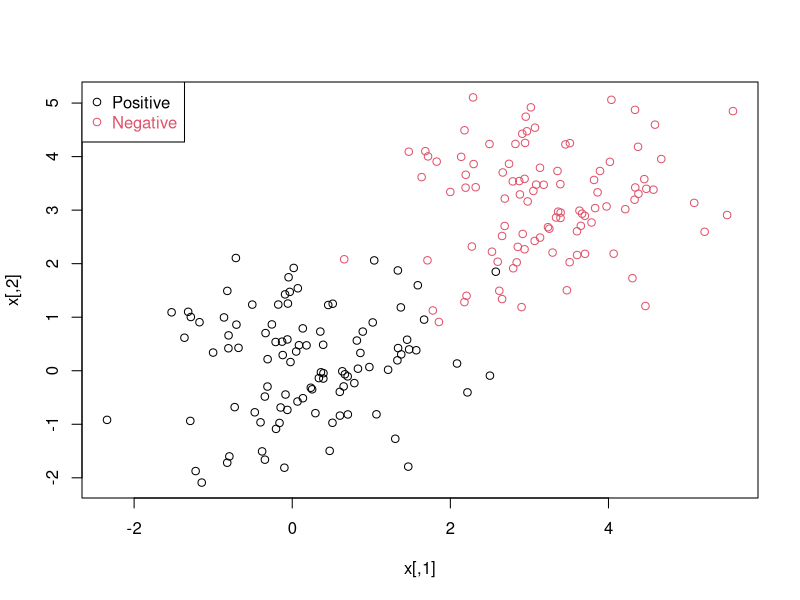
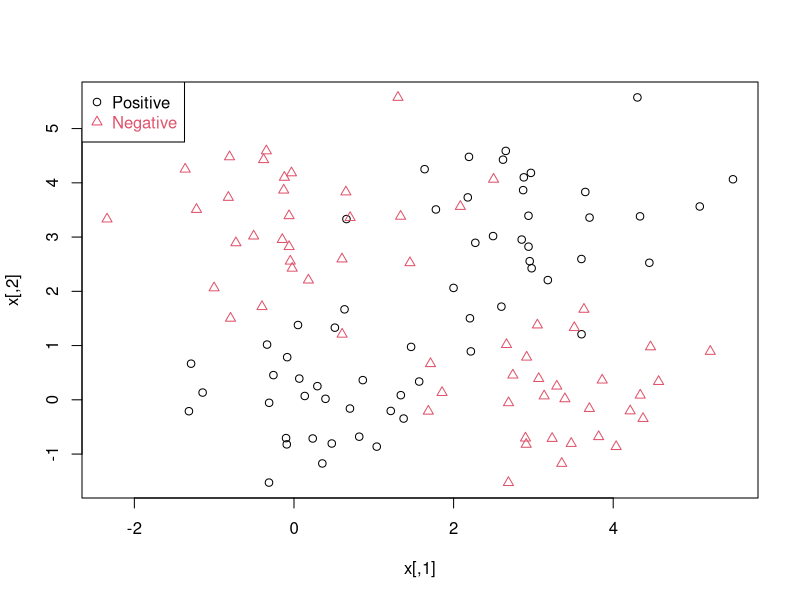

Recreate these plots in R, in order.
## ---- chunk 1

set.seed(300)
x.pos <- matrix(rnorm(100*2,mean=0), nrow = 100, ncol = 2)
set.seed(300)
x.neg <- matrix(rnorm(100*2,mean=3), nrow = 100, ncol = 2)
y <- c(rep(1,100),rep(-1,100))
x <- rbind(x.pos,x.neg)
dat <- data.frame(x = x, y = as.factor(y))

plot(x, col = ifelse(y>0,1,2))
legend("topleft",c("Positive","Negative"),col=seq(2),pch=1,text.col=seq(2))

#####Produce training and testing datasets#####
set.seed(300) 
train <-  sample(200, 200*0.7)
dat.train <-  dat[train,]
x.test <- x[-train,]
y.test <- y[-train]

## ---- chunk 2

## ---- chunk 3

## ---- chunk 4

## ---- chunk 5

## ---- chunk 6

## ---- chunk 7

## ---- chunk 8

## ---- chunk 9

set.seed(300)
x.pos1 <- matrix(rnorm(30*2,mean=0), nrow=30, ncol=2)
x.pos2 <- matrix(rnorm(30*2,mean=3), nrow=30, ncol=2)
set.seed(300)
x.neg1 <- matrix(c(rnorm(30,mean=0)+3,rnorm(30,mean=0)),nrow=30,ncol=2)
x.neg2<- matrix(c(rnorm(30,mean=3)-3,rnorm(30,mean=3)),nrow=30,ncol=2)
y <- c(rep(1,60),rep(-1,60))
x <- rbind(x.pos1, x.pos2, x.neg1, x.neg2)
dat2 <- data.frame(x = x, y = as.factor(y))


plot(x, 
     col = ifelse(y > 0, 1, 2), 
     pch = ifelse(y > 0, 1, 2))
legend("topleft", 
       c("Positive","Negative"), 
       col = seq(2), 
       pch = 1:2, 
       text.col = seq(2))

#####Produce training and testing datasets#####
set.seed(300)
train <- sample(120, 120*0.7)  
dat2.train <- dat2[train,]
x.test <- x[-train,]
y.test <- y[-train]
## ---- chunk 10

## ---- chunk 11

## ---- chunk 12

## ---- chunk 13

